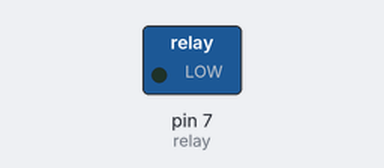
Bench run of a sketch on a simulated Arduino Uno, built with avr-gcc and run on an emulated ATmega328P. On the bench: switched loads named in the sketch (green lamp = pin HIGH).

Above: at 2.2 s.
At 6.7 s:
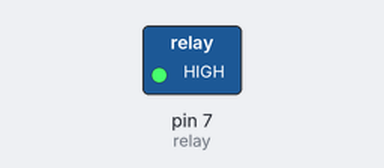
Timing chart, 0 to 9.1 s (numbered marks = the images above):
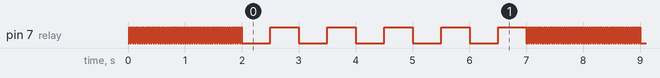

The sketch:

Blink-modif-01.ino
```cpp
int relay = 7;
void setup() {
  // initialize digital pin LED_BUILTIN as an output.
  pinMode(relay, OUTPUT);
}

// the loop function runs over and over again forever
void loop() {
  for(int i=0; i<50; i++){
    digitalWrite(relay, LOW);   // turn the LED on (HIGH is the voltage level)
    delay(20);                       // wait for a second
    digitalWrite(relay, HIGH);    // turn the LED off by making the voltage LOW
    delay(20); // wait for a second
  }
 for(int i=0; i<5; i++){
  digitalWrite(relay, LOW);   // turn the LED on (HIGH is the voltage level)
  delay(500);                       // wait for a second
  digitalWrite(relay, HIGH);    // turn the LED off by making the voltage LOW
  delay(500); // wait for a second
}
}
```

Measured:
- by itself, pin 7 (relay): moves between LOW and HIGH, repeating every 7.0 s
- by itself, everything shown: repeats every 7.0 s, in 16 steps
